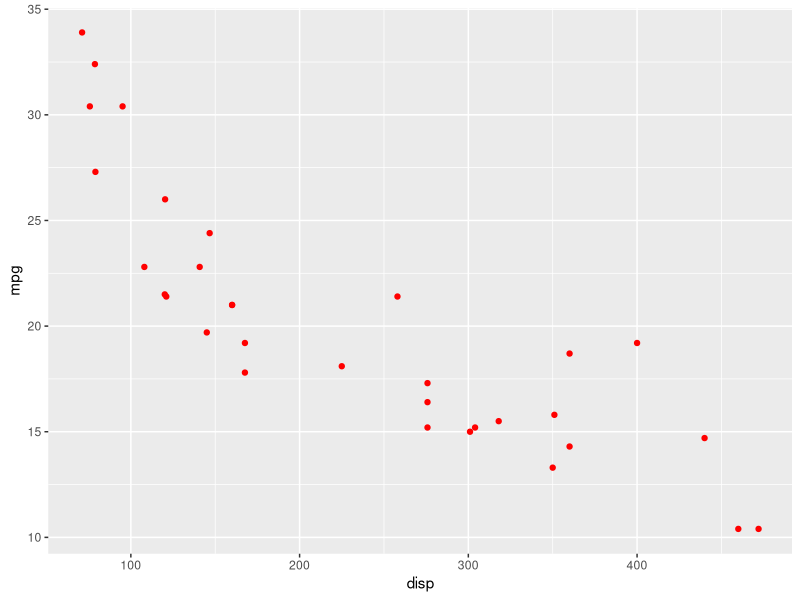
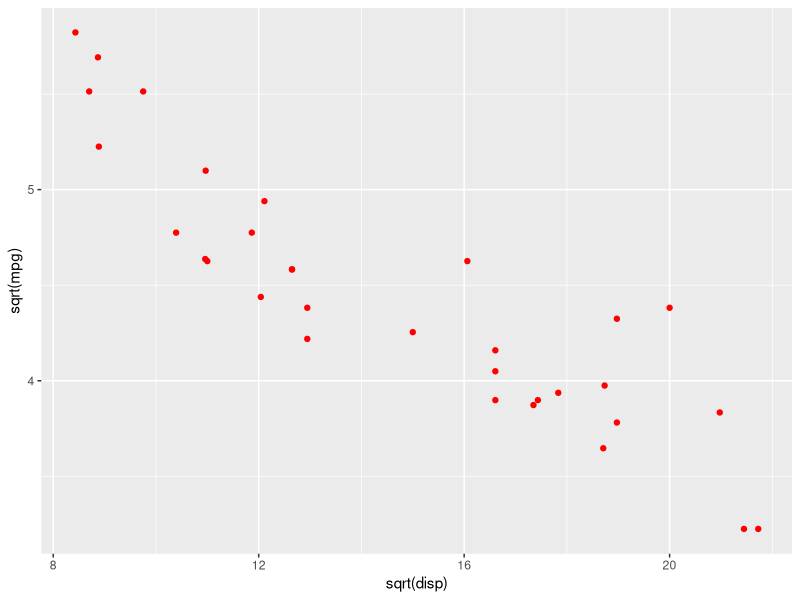
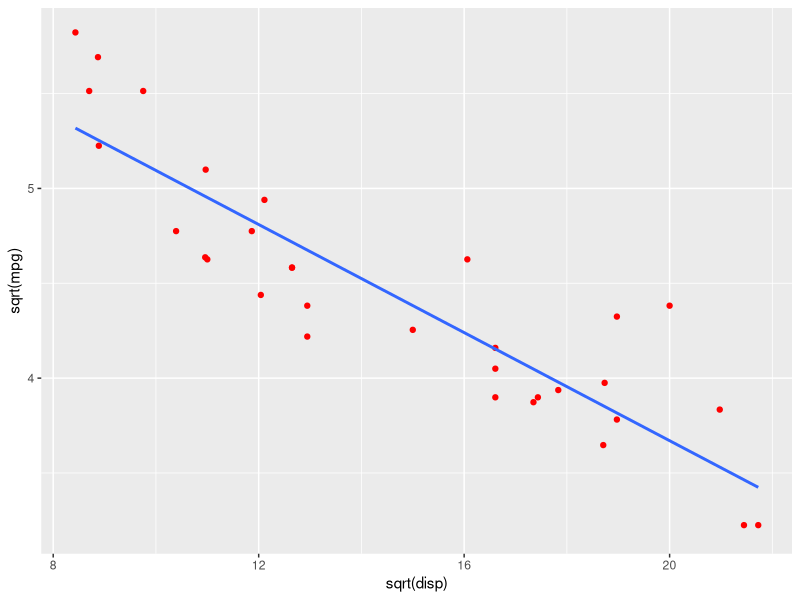

Recreate these plots in R, in order.
#Lesson 2: Ordinary Least Squares
# from https://www.r-bloggers.com/ordinary-least-squares-ols-linear-regression-in-r/

library(dplyr)
library(ggplot2)

mtcars %>%
  ggplot(aes(x = disp, y = mpg)) +
  geom_point(colour = "red")

cor(mtcars$disp, mtcars$mpg)

mtcars %>%
  ggplot(aes(x = sqrt(disp), y = sqrt(mpg))) +
  geom_point(colour = "red") 

cor(sqrt(mtcars$disp), sqrt(mtcars$mpg))

mtcars %>%
  ggplot(aes(x = sqrt(disp), y = sqrt(mpg))) +
  geom_point(colour = "red") +
  geom_smooth(method = "lm", fill = NA)


lmodel <- lm(sqrt(mpg) ~ sqrt(disp), data = mtcars)

lmodel$coefficients
summary(lmodel)

